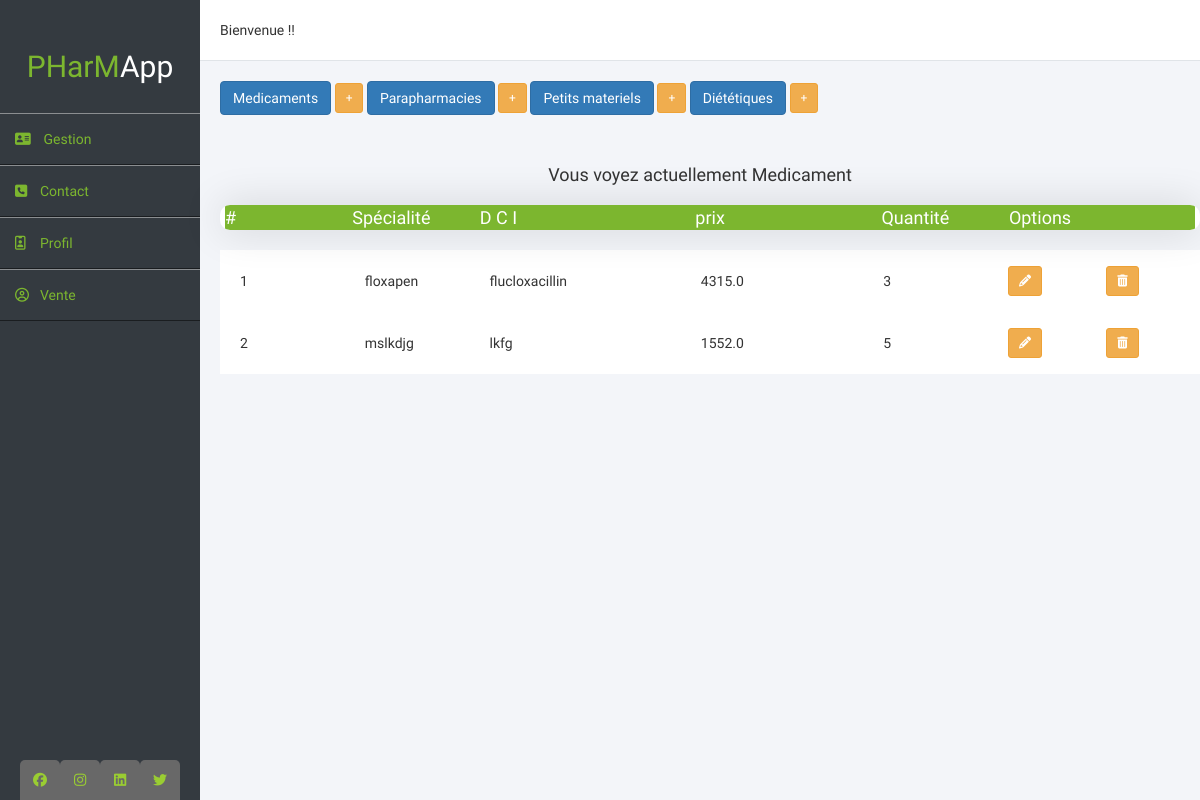
The app's page /inventaire/medicaments/, older data.
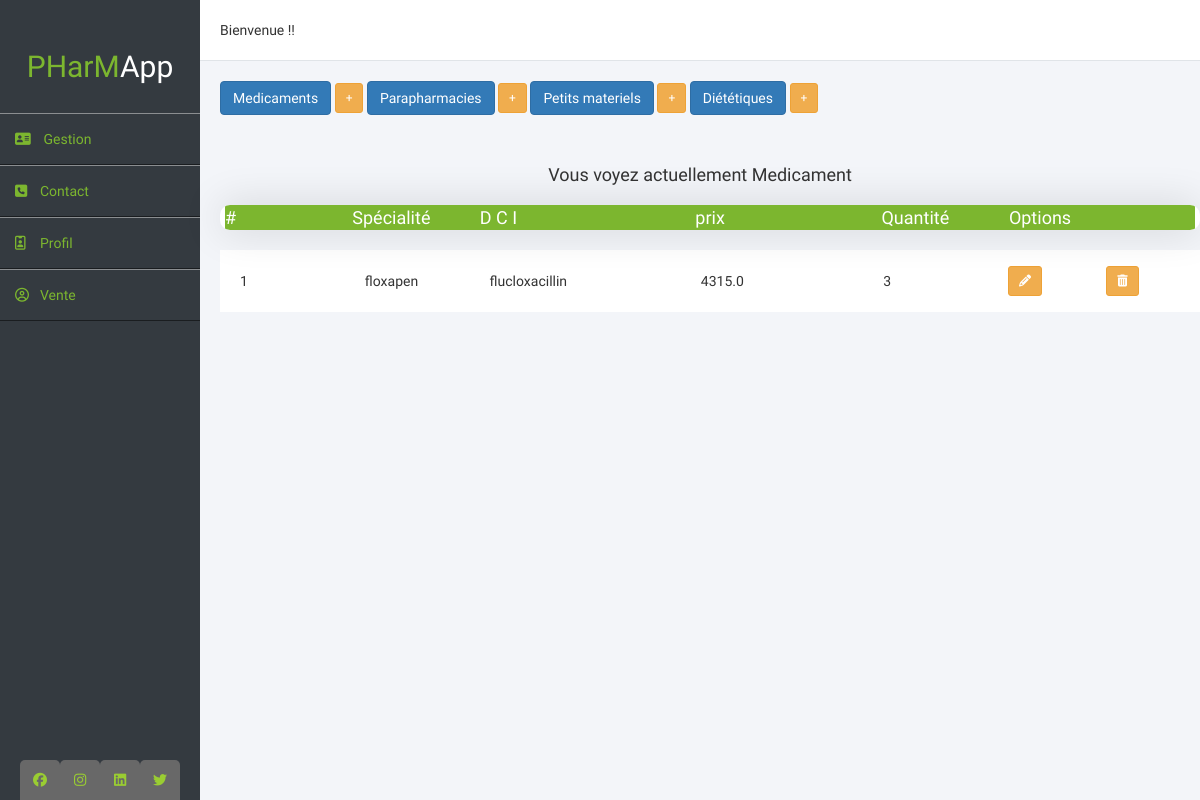
The same page, newer data.
### sys_inventaire/models.py (models this page shows, shortened)
class Article(models.Model):
    choix_groupe = (
        ('liste 1', 'Produit toxique'),
        ('Liste 2', 'Produit dangereux'),
        ('Stupéfiant', 'Stupéfiants'),
    )
    groupe = models.CharField(max_length=20, choices=choix_groupe, blank=True)
    dci = models.CharField(max_length=100, blank=True)
    specialite = models.CharField(max_length=100, blank=False)
    dose = models.CharField(max_length=100, blank=False, default='500 mg')
    quantite = models.IntegerField(blank=False)
    classe_therapeutic = models.TextField(blank=True)
    prix = models.FloatField(blank=False)
    choix_presentation = (
        ('SUPPO & OVULE', 'Suppositoire et ovule'),
        ('GOUTTE NASALE', 'Goutte nasale'),
        ('GOUTTE NASALE', 'Goutte nasale'),
        ('AMPOULE BUVABLE', 'Ampoule buvable'),
        ('SACHET', 'Sachets'),
        ('SOLUTE', 'Solute'),
        ('COMPRIMÉ', 'Comprimé'),
        ('SIROP', 'Sirop'),
        ('POUDRE', 'Poudre'),
    )
    presentation = models.CharField(max_length=20, choices=choix_presentation, blank=True)
    date_peremption = models.DateTimeField()
    Numero_lot = models.IntegerField()
    class Meta:
        abstract = True

class Medicament(Article):
    pass

### sys_inventaire/views.py (the view)
# urls.py: path('medicaments/', montrer_medicament, name='medicament'),
def montrer_medicament(request):
    items = Medicament.objects.all()
    header = 'Medicament'
    context = {
        'header':header,
        'items': items
    }
    return render(request, 'inventory.html', context)

### sys_inventaire/templates/inventory.html (shortened to what this page needs)
<!DOCTYPE html>
<html lang="en">
<head>
  {% load static %}
  <link rel="stylesheet" href="{% static '/css/bootstrap.css' %}">
  <link rel="stylesheet" href="{% static '/css/bootstrap.min.css' %}">
  <link rel="stylesheet" href="{% static '/css/style-inventaire.css' %}">
</head>
<body>
<div class="wrapper">
  <div class="sidebar">
    <h2>PHarM<span>App</span></h2>
    <ul>
      <li><a href="#"><i class="fa fa-address-card" aria-hidden="true"></i> Gestion</a></li>
      <li><a href="#"><i class="fa fa-phone-square" aria-hidden="true"></i>Contact</a></li>
      <li><a href="#"><i class="fa fa-id-badge" aria-hidden="true"></i>Profil</a></li>
      <li><a href="#"><i class="fa fa-user-circle-o" aria-hidden="true"></i>Vente</a></li>
    </ul>
    <div class="social_media">
      <a href="#"><i class="fab fa-facebook"></i></a>
      <a href="#"><i class="fab fa-instagram"></i></a>
      <a href="#"><i class="fab fa-linkedin"></i></a>
      <a href="#"><i class="fab fa-twitter"></i></a>
    </div>
  </div>
  <div class="main_content">
    {% block content %}
    <div class="header">Bienvenue !!</div>
    <div class="button-group">
  <a href="{% url 'sys_inventaire:medicament' %}" class="btn btn-primary btn-md" role="button">Medicaments</a>
  <a href="{% url 'sys_inventaire:ajouter_medicament' %}" class="btn btn-warning btn-sm" role="button"> + </a>
  <a href="{% url 'sys_inventaire:paraphamacies' %}" class="btn btn-primary btn-md" role="button">Parapharmacies</a>
  <a href="{% url 'sys_inventaire:ajouter_parapharmacie' %}" class="btn btn-warning btn-sm" role="button"> + </a>
  <a href="{% url 'sys_inventaire:pti_materiel' %}" class="btn btn-primary btn-md" role="button">Petits materiels</a>
  <a href="{% url 'sys_inventaire:ajouter_petit_materiel' %}" class="btn btn-warning btn-sm" role="button"> + </a>
  <a href="{% url 'sys_inventaire:dietetiques' %}" class="btn btn-primary btn-md" role="button">Diététiques</a>
  <a href="{% url 'sys_inventaire:ajouter_dietetique' %}" class="btn btn-warning btn-sm" role="button"> + </a>
</div><br>
{% if header %}
<center>
  <h4>Vous voyez actuellement Medicament </h4>
</center>
  <div class="table">
    <div class="table100 ver1 m-b-100">
        <table>
          <thead>
            <tr class="row">
                <th class="cell100 column2">#</th>
                <th class="cell100 column2">Spécialité</th>
                <th class="cell100 column3">D C I</th>
                <th class="cell100 column4">prix</th>
                <th class="cell100 column5">Quantité</th>
                <th class="cell100 column4">Options</th>
              </tr>
          </thead>
        </table>
    </div>
    <div class="table" >
      <div class="table100-body js-pscroll">
        <table>
          <tbody>
            {% for item in items %}
            <tr class="row">
              <td class="cell100 column2">{{ item.pk }}</td>
              <td class="cell100 column2">{{ item.specialite }}</td>
              <td class="cell100 column3">{{ item.dci }}</td>
              <td class="cell100 column4">{{ item.prix }}</td>
              <td class="cell100 column5">{{ item.quantite }}</td>
              <td>
                <a href="{% url 'sys_inventaire:modifier_medicament' item.pk %}" class="btn btn-warning btn-sm" role="button"><i class="fa fa-pencil" aria-hidden="true"></i></a>
              </td>
              <td>
                <a href="{% url 'sys_inventaire:supprimer_medicament' item.pk %}" class="btn btn-warning btn-sm" role="button"><i class="fa fa-trash" aria-hidden="true"></i></a>
              </td>
            </tr>
            {% endfor %}
          </tbody>
        </table>
      </div>
    </div>
  </div>
{% endif %}
  </div>
</div>
<div>
  <br>
  {% endblock %}
</body>
</html>

Row changes from the older to the newer data that the page shows:
removed Medicament: pk "2", specialite "mslkdjg", dci "lkfg", prix "1552.0", quantite "5"
